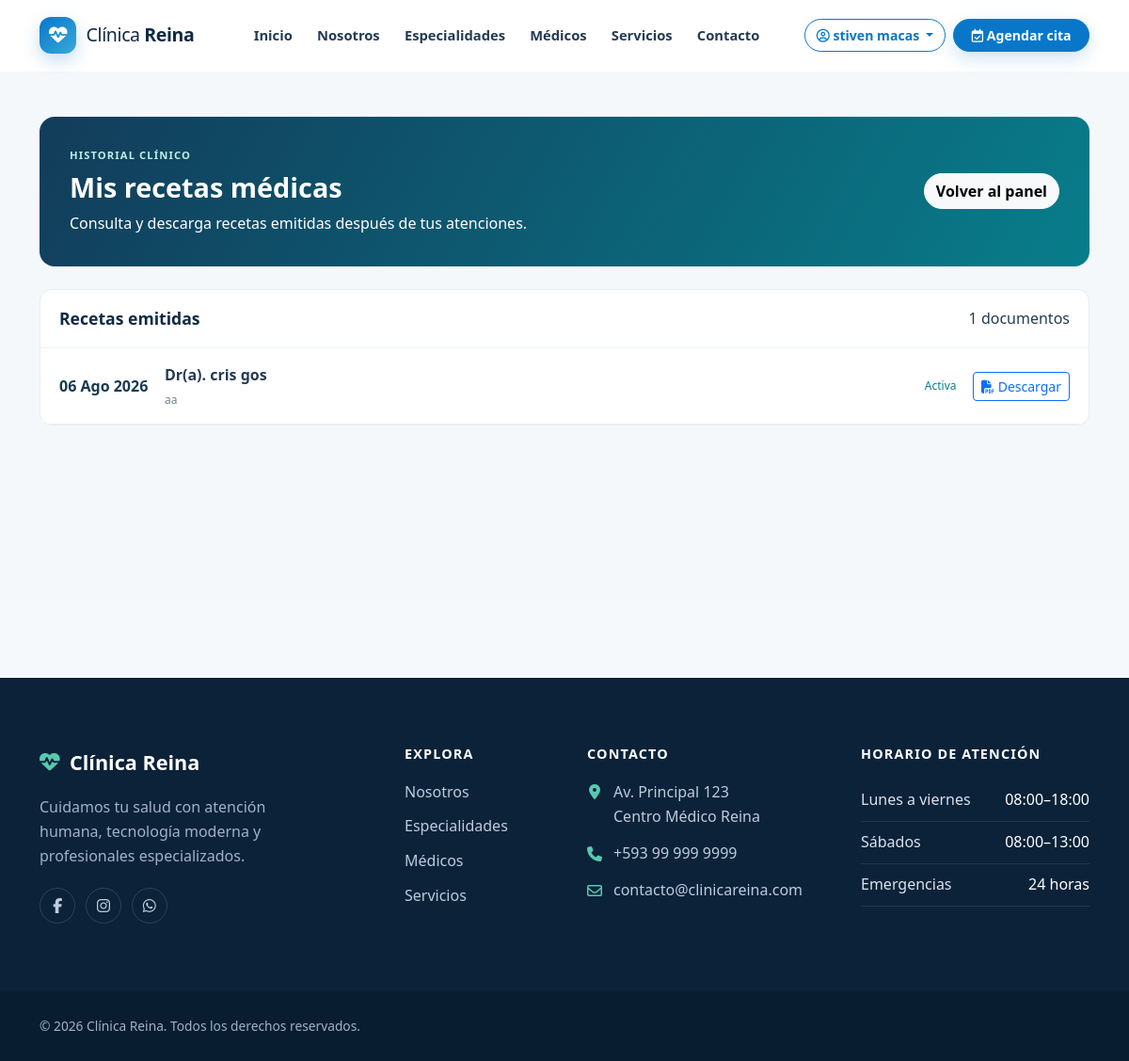
The page /recetas/mis-recetas/ (signed in) on the database its author committed.
### apps/recetas/models.py (models this page shows, shortened)
class Receta(models.Model):
    ACTIVA = "ACTIVA"
    FINALIZADA = "FINALIZADA"
    ANULADA = "ANULADA"
    ESTADOS = ((ACTIVA, "Activa"), (FINALIZADA, "Finalizada"), (ANULADA, "Anulada"))
    historial = models.OneToOneField("historial.HistorialClinico", on_delete=models.PROTECT, related_name="receta")
    cita = models.OneToOneField("citas.Cita", on_delete=models.PROTECT, related_name="receta")
    paciente = models.ForeignKey("auth.User", on_delete=models.PROTECT, related_name="recetas")
    medico = models.ForeignKey("medicos.Medico", on_delete=models.PROTECT, related_name="recetas")
    diagnostico = models.TextField(max_length=3000)
    medicamentos = models.TextField(max_length=3000)
    dosis = models.TextField(max_length=1000)
    frecuencia = models.TextField(max_length=1000)
    duracion = models.CharField(max_length=500)
    indicaciones = models.TextField(max_length=3000)
    observaciones = models.TextField(max_length=2000, blank=True)
    firma_digital = models.CharField(max_length=500)
    codigo_verificacion = models.UUIDField(default=uuid.uuid4, unique=True, editable=False)
    pdf = models.FileField(upload_to="recetas/%Y/%m/", blank=True)
    estado = models.CharField(max_length=12, choices=ESTADOS, default=ACTIVA)
    emitida_en = models.DateTimeField(auto_now_add=True)
    class Meta:
        ordering = ("-emitida_en",)

### apps/medicos/models.py (models this page shows)
class Medico(models.Model):
    usuario = models.OneToOneField(
        settings.AUTH_USER_MODEL,
        on_delete=models.SET_NULL,
        null=True,
        blank=True,
        related_name="medico",
    )
    especialidad = models.ForeignKey(
        "especialidades.Especialidad", on_delete=models.PROTECT, related_name="medicos"
    )
    nombres = models.CharField(max_length=100)
    apellidos = models.CharField(max_length=100)
    registro_profesional = models.CharField(max_length=50, unique=True)
    foto = models.ImageField(upload_to="medicos/", blank=True, null=True)
    biografia = models.TextField(blank=True)
    consultorio = models.CharField(max_length=100, blank=True)
    duracion_consulta = models.PositiveSmallIntegerField(default=30, help_text="Minutos")
    activo = models.BooleanField(default=True)
    destacado = models.BooleanField(default=False)
    creado_en = models.DateTimeField(auto_now_add=True)
    class Meta:
        ordering = ("nombres", "apellidos")
        verbose_name = "Médico"
        verbose_name_plural = "Médicos"
    def __str__(self):
        return f"Dr(a). {self.nombres} {self.apellidos}"

### apps/recetas/views.py (the view)
# urls.py: path("mis-recetas/", views.mis_recetas, name="mis_recetas"),
@login_required
def mis_recetas(request):
    if request.user.perfil.rol != Perfil.Rol.PACIENTE:
        raise Http404
    recetas = Receta.objects.filter(paciente=request.user).select_related("medico", "historial", "cita")
    return render(request, "recetas/mis_recetas.html", {"recetas": recetas})

### apps/usuarios/models.py (called while the page is built)
    @property
    def es_administrador(self):
        return self.rol == self.Rol.ADMIN or self.usuario.is_superuser

### templates/recetas/mis_recetas.html
{% extends "base.html" %}{% load static %}{% block title %}Mis recetas | Clínica Reina{% endblock %}{% block css %}<link rel="stylesheet" href="{% static 'css/roles_dashboard.css' %}">{% endblock %}{% block content %}<section class="role-dashboard"><div class="container py-5"><header class="role-header"><div><p>HISTORIAL CLÍNICO</p><h1>Mis recetas médicas</h1><span>Consulta y descarga recetas emitidas después de tus atenciones.</span></div><a class="btn btn-light" href="{% url 'usuarios:panel' %}">Volver al panel</a></header><section class="role-card mt-4"><header><h2>Recetas emitidas</h2><span>{{ recetas|length }} documentos</span></header>{% for receta in recetas %}<div class="role-row"><strong>{{ receta.emitida_en|date:'d M Y' }}</strong><span>{{ receta.medico }}<small>{{ receta.diagnostico|truncatechars:90 }}</small></span><em>{{ receta.get_estado_display }}</em><a class="btn btn-sm btn-outline-primary" href="{% url 'recetas:descargar' receta.pk %}"><i class="fa-solid fa-file-pdf"></i> Descargar</a></div>{% empty %}<p class="empty-role">No tienes recetas médicas emitidas.</p>{% endfor %}</section></div></section>{% endblock %}

### templates/componentes/navbar.html (shortened to what this page needs)
{% load socialaccount %}
<nav class="clinic-navbar navbar navbar-expand-xl sticky-top" aria-label="Navegación principal" data-navbar>
  <div class="container">
    <a class="clinic-navbar__brand navbar-brand" href="{% url 'pagina:inicio' %}" aria-label="Clínica Reina, inicio">
      <span class="clinic-navbar__logo" aria-hidden="true"><i class="fa-solid fa-heart-pulse"></i></span>
      <span>Clínica <strong>Reina</strong></span>
    </a>
    <div class="collapse navbar-collapse" id="menuNavbar">
      <ul class="navbar-nav mx-xl-auto">
        <li class="nav-item"><a class="nav-link" href="{% url 'pagina:inicio' %}">Inicio</a></li>
        <li class="nav-item"><a class="nav-link" href="{% url 'pagina:nosotros' %}">Nosotros</a></li>
        <li class="nav-item"><a class="nav-link" href="{% url 'pagina:especialidades' %}">Especialidades</a></li>
        <li class="nav-item"><a class="nav-link" href="{% url 'pagina:medicos' %}">Médicos</a></li>
        <li class="nav-item"><a class="nav-link" href="{% url 'pagina:servicios' %}">Servicios</a></li>
        <li class="nav-item"><a class="nav-link" href="{% url 'pagina:contacto' %}">Contacto</a></li>
      </ul>
      <div class="clinic-navbar__actions d-flex flex-column flex-xl-row align-items-xl-center gap-2">
        {% if user.is_authenticated %}
          <div class="dropdown">
            <button class="btn clinic-user-menu dropdown-toggle" type="button" data-bs-toggle="dropdown" aria-expanded="false">
              <i class="fa-regular fa-circle-user" aria-hidden="true"></i>
              <span>{{ user.get_full_name|default:user.username }}</span>
            </button>
          </div>
        {% endif %}
        <a href="{% url 'citas:agendar' %}" class="btn clinic-appointment-btn"><i class="fa-regular fa-calendar-check" aria-hidden="true"></i> Agendar cita</a>
      </div>
    </div>
  </div>
</nav>

### static/css/variables.css (style rules this page uses)
:root { --color-primary: #0877c9; --color-primary-dark: #075a98; --color-primary-soft: #e9f5fd; --color-secondary: #64748b; --color-success: #1f9d7a; --color-success-soft: #e7f7f1; --color-danger: #dc3545; --color-dark: #102a43; --color-background: #f6f9fc; --color-surface: #ffffff; --color-text: #243b53; --color-muted: #627d98; --color-border: #d9e2ec; --font-family: "Segoe UI", Roboto, "Helvetica Neue", Arial, sans-serif; --radius-sm: .5rem; --radius-md: 1rem; --radius-lg: 1.5rem; --radius-pill: 999px; --shadow-sm: 0 4px 14px rgb(16 42 67 / 7%); --shadow-md: 0 14px 36px rgb(16 42 67 / 12%); --shadow-lg: 0 24px 60px rgb(16 42 67 / 16%); --space-xs: .5rem; --space-sm: .75rem; --space-md: 1rem; --space-lg: 1.5rem; --space-xl: 2.5rem; --transition-fast: 180ms ease; --transition-normal: 320ms ease; --navbar-height: 76px; }

### static/css/base.css (style rules this page uses)
html { scroll-behavior: smooth; scroll-padding-top: calc(var(--navbar-height) + 1rem); }
body { min-height: 100vh; display: flex; flex-direction: column; margin: 0; overflow-x: hidden; color: var(--color-text); background: var(--color-background); font-family: var(--font-family); line-height: 1.65; text-rendering: optimizeLegibility; }
h1, h2, h3, h4, h5, h6 { color: var(--color-dark); font-weight: 700; line-height: 1.2; text-wrap: balance; }
p { text-wrap: pretty; }
a { color: var(--color-primary); text-decoration: none; transition: color var(--transition-fast); }
section { position: relative; }

### static/css/navbar.css (style rules this page uses)
.clinic-navbar { min-height: var(--navbar-height); padding-block: .75rem; background: rgb(255 255 255 / 96%); border-bottom: 1px solid transparent; backdrop-filter: blur(14px); transition: min-height var(--transition-normal), box-shadow var(--transition-normal), border-color var(--transition-normal); }
.clinic-navbar__brand { display: inline-flex; align-items: center; gap: .65rem; color: var(--color-dark); font-size: 1.22rem; letter-spacing: -.02em; }
.clinic-navbar__logo { display: inline-grid; width: 2.45rem; height: 2.45rem; place-items: center; color: #fff; background: linear-gradient(135deg, var(--color-primary), #39a9db); border-radius: .75rem; box-shadow: 0 7px 18px rgb(8 119 201 / 24%); }
.clinic-navbar .nav-link { position: relative; margin-inline: .1rem; padding: .65rem .72rem !important; color: var(--color-text); font-size: .92rem; font-weight: 600; }
.clinic-navbar .nav-link::after { position: absolute; right: .7rem; bottom: .35rem; left: .7rem; height: 2px; content: ""; background: var(--color-primary); transform: scaleX(0); transition: transform var(--transition-fast); }
.clinic-navbar__actions .btn { white-space: nowrap; border-radius: var(--radius-pill); font-size: .88rem; font-weight: 700; }
.clinic-login-btn, .clinic-user-menu { color: var(--color-primary); background: transparent; border-color: var(--color-primary); }
.clinic-appointment-btn { padding-inline: 1.15rem; color: #fff; background: var(--color-primary); border-color: var(--color-primary); box-shadow: 0 7px 18px rgb(8 119 201 / 20%); }

### static/css/roles_dashboard.css (style rules this page uses)
.role-dashboard { min-height: 70vh; background: #f5f8fb; }
.role-header { display: flex; justify-content: space-between; align-items: center; gap: 1.5rem; padding: 2rem; color: #fff; background: linear-gradient(120deg, #123c5a, #087d8b); border-radius: var(--radius-md); }
.role-header p { margin: 0 0 .45rem; color: #bdeee9; font-size: .7rem; font-weight: 800; letter-spacing: .1em; }
.role-header h1 { margin: 0 0 .5rem; color: #fff; font-size: 1.8rem; }
.role-header .btn { flex: 0 0 auto; border-radius: var(--radius-pill); font-weight: 700; }
.role-card { overflow: hidden; background: #fff; border: 1px solid #e7eef1; border-radius: .8rem; }
.role-card > header { display: flex; justify-content: space-between; align-items: center; padding: 1.1rem 1.25rem; border-bottom: 1px solid #edf1f2; }
.role-card h2 { margin: 0; font-size: 1.1rem; }
.role-row { display: flex; gap: 1.1rem; align-items: center; padding: .95rem 1.25rem; border-bottom: 1px solid #edf1f2; }
.role-row > strong { min-width: 4.25rem; color: #173b50; }
.role-row span { flex: 1; font-weight: 600; }
.role-row small,.reception-table small { display: block; margin-top: .2rem; color: #73828b; font-size: .75rem; font-weight: 400; }
.role-row em { color: #087d8b; font-size: .75rem; font-style: normal; }

### rows shown on the page
Receta: emitida_en "06 Ago 2026", medico "Dr(a). cris gos", diagnostico "aa", estado "Activa"

### other values the page prints
{{ user.get_full_name|default:user.username }} "stiven macas"
{{ recetas|length }} "1"
